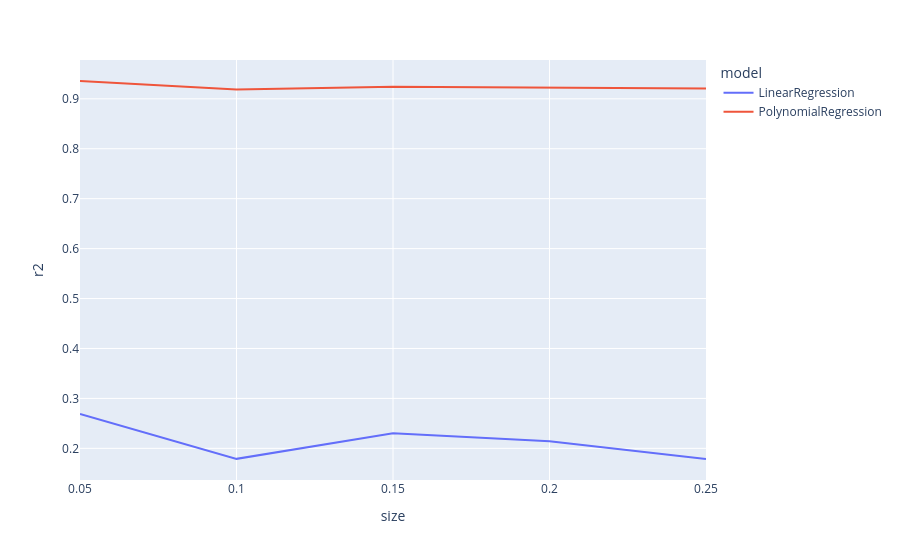

Source (notebook cell):
### Code cell
px.line(data_frame=new , x='size' , y='r2' , color='model')

### Figure 1 — Plotly figure (JSON) as saved in the notebook; plotly's stock layout.template omitted (floating-point values rounded to 4 significant figures)
{"data": [{"hovertemplate": "model=LinearRegression<br>size=%{x}<br>r2=%{y}<extra></extra>", "legendgroup": "LinearRegression", "line": {"color": "#636efa", "dash": "solid"}, "marker": {"symbol": "circle"}, "mode": "lines", "name": "LinearRegression", "orientation": "v", "showlegend": true, "type": "scatter", "x": [0.05, 0.1, 0.15, 0.2, 0.25], "xaxis": "x", "y": [0.2686, 0.1789, 0.2303, 0.2143, 0.1787], "yaxis": "y"}, {"hovertemplate": "model=PolynomialRegression<br>size=%{x}<br>r2=%{y}<extra></extra>", "legendgroup": "PolynomialRegression", "line": {"color": "#EF553B", "dash": "solid"}, "marker": {"symbol": "circle"}, "mode": "lines", "name": "PolynomialRegression", "orientation": "v", "showlegend": true, "type": "scatter", "x": [0.05, 0.1, 0.15, 0.2, 0.25], "xaxis": "x", "y": [0.9356, 0.9188, 0.9243, 0.9229, 0.9207], "yaxis": "y"}], "layout": {"legend": {"title": {"text": "model"}, "tracegroupgap": 0}, "margin": {"t": 60}, "xaxis": {"anchor": "y", "domain": [0, 1], "title": {"text": "size"}}, "yaxis": {"anchor": "x", "domain": [0, 1], "title": {"text": "r2"}}}}
